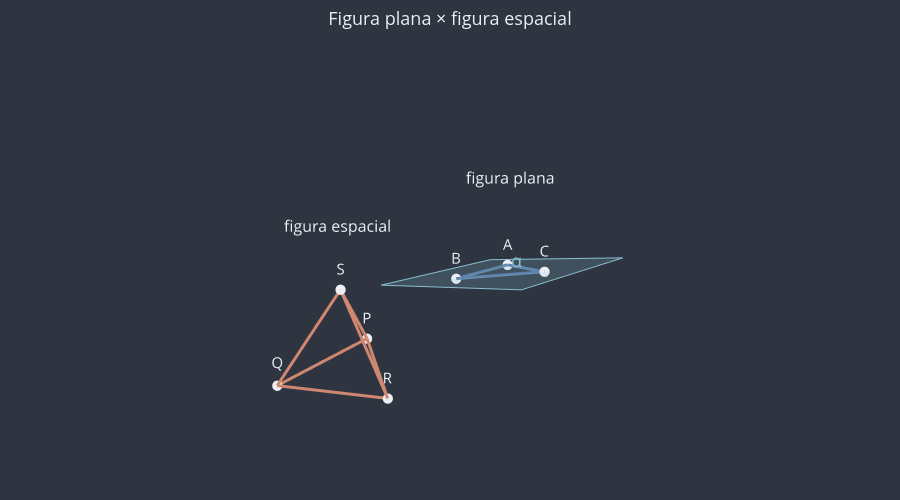

Notebook cell for this chart:
### Markdown cell above
## 1. Do plano para o espaço

Na Geometria Plana (módulo 04), tudo acontecia numa folha de papel: triângulos, circunferências, retas... Todas as figuras cabiam num único plano.

Agora vamos sair da folha. A **Geometria Espacial** estuda figuras que ocupam o espaço: caixas, bolas, pirâmides, latas, e também as posições de pontos, retas e planos uns em relação aos outros.

> 📌 **Definição.** Uma figura é **plana** quando todos os seus pontos pertencem a um mesmo plano. Caso contrário, ela é uma figura **espacial** (ou **não plana**).

A parte da Geometria Espacial que estuda apenas as **posições** (sem medir comprimentos, áreas ou volumes) se chama **Geometria de Posição**. É por ela que começamos.

Veja abaixo um triângulo (figura plana) e uma "pirâmide de base triangular" (figura espacial). Use o mouse para **girar**, **aproximar** e **afastar** a figura.

> 💡 **Dica.** Todas as figuras 3D deste módulo podem ser giradas com o mouse (clique e arraste) e ampliadas com a rolagem. Gire sempre! Muitas coisas que parecem estranhas num desenho parado ficam óbvias quando você muda o ponto de vista.

### Code cell
# Os números dentro das tuplas são só posições para o desenho, no formato (x, y, z).
# Eles não são o assunto deste módulo: servem apenas para dizer ao computador onde
# cada ponto fica.

# Figura plana, à esquerda: o triângulo ABC.
A, B, C = (-5, -1, 0), (-2, -1, 0.5), (-3.5, 1.5, 1)

# Figura espacial, à direita: o tetraedro (pirâmide de base triangular) PQRS.
P, Q, R, S = (2, -1, 0), (5, -1, 0), (3.5, 1.5, 0), (3.5, 0, 2.5)

fig = u3d.criar_figura(titulo="Figura plana × figura espacial")

# O triângulo e o plano α que o contém.
fig = u3d.desenhar_plano_por_tres_pontos(fig, A, B, C, rotulo="α", opacidade=0.2)
for inicio, fim in [(A, B), (B, C), (C, A)]:
    fig = u3d.desenhar_segmento(fig, inicio, fim, cor=u3d.CORES["reta"], espessura=6)
fig = u3d.desenhar_pontos(fig, [A, B, C], rotulos=["A", "B", "C"])

# O tetraedro: seis arestas, sem plano nenhum (não existe um plano com os 4 vértices).
for inicio, fim in [(P, Q), (Q, R), (R, P), (P, S), (Q, S), (R, S)]:
    fig = u3d.desenhar_segmento(
        fig, inicio, fim, cor=u3d.CORES["reta_secundaria"], espessura=6
    )
fig = u3d.desenhar_pontos(fig, [P, Q, R, S], rotulos=["P", "Q", "R", "S"])

fig = u3d.adicionar_rotulo(fig, (-3.5, 0, 3), "figura plana", tamanho=16)
fig = u3d.adicionar_rotulo(fig, (3.5, 0, 3.5), "figura espacial", tamanho=16)
u3d.mostrar(fig)

### Figure 1 — Plotly figure (JSON) as saved in the notebook; plotly's stock layout.template omitted (floating-point values rounded to 4 significant figures)
{"data": [{"color": "#88C0D0", "hoverinfo": "skip", "i": [0, 0], "j": [1, 2], "k": [2, 3], "lighting": {"ambient": 1, "diffuse": 0, "fresnel": 0, "specular": 0}, "opacity": 0.2, "type": "mesh3d", "x": [-6.462, -6.462, -0.5375, -0.5375], "y": [2.843, -2.904, -3.176, 2.571], "z": [0.9091, -0.815, 0.09094, 1.815]}, {"hoverinfo": "skip", "line": {"color": "#88C0D0", "width": 2}, "mode": "lines", "type": "scatter3d", "x": [-6.462, -6.462, -0.5375, -0.5375, -6.462], "y": [2.843, -2.904, -3.176, 2.571, 2.843], "z": [0.9091, -0.815, 0.09094, 1.815, 0.9091]}, {"hoverinfo": "skip", "mode": "text", "text": ["α"], "textfont": {"color": "#88C0D0", "size": 18}, "type": "scatter3d", "x": [-1.13], "y": [2.023], "z": [1.552]}, {"hoverinfo": "skip", "line": {"color": "#5E81AC", "dash": "solid", "width": 6}, "mode": "lines", "type": "scatter3d", "x": [-5, -2], "y": [-1, -1], "z": [0, 0.5]}, {"hoverinfo": "skip", "line": {"color": "#5E81AC", "dash": "solid", "width": 6}, "mode": "lines", "type": "scatter3d", "x": [-2, -3.5], "y": [-1, 1.5], "z": [0.5, 1]}, {"hoverinfo": "skip", "line": {"color": "#5E81AC", "dash": "solid", "width": 6}, "mode": "lines", "type": "scatter3d", "x": [-3.5, -5], "y": [1.5, -1], "z": [1, 0]}, {"hoverinfo": "text", "marker": {"color": "#ECEFF4", "size": 6}, "mode": "markers+text", "text": ["A"], "textfont": {"color": "#ECEFF4", "size": 15}, "textposition": "top center", "type": "scatter3d", "x": [-5], "y": [-1], "z": [0]}, {"hoverinfo": "text", "marker": {"color": "#ECEFF4", "size": 6}, "mode": "markers+text", "text": ["B"], "textfont": {"color": "#ECEFF4", "size": 15}, "textposition": "top center", "type": "scatter3d", "x": [-2], "y": [-1], "z": [0.5]}, {"hoverinfo": "text", "marker": {"color": "#ECEFF4", "size": 6}, "mode": "markers+text", "text": ["C"], "textfont": {"color": "#ECEFF4", "size": 15}, "textposition": "top center", "type": "scatter3d", "x": [-3.5], "y": [1.5], "z": [1]}, {"hoverinfo": "skip", "line": {"color": "#D08770", "dash": "solid", "width": 6}, "mode": "lines", "type": "scatter3d", "x": [2, 5], "y": [-1, -1], "z": [0, 0]}, {"hoverinfo": "skip", "line": {"color": "#D08770", "dash": "solid", "width": 6}, "mode": "lines", "type": "scatter3d", "x": [5, 3.5], "y": [-1, 1.5], "z": [0, 0]}, {"hoverinfo": "skip", "line": {"color": "#D08770", "dash": "solid", "width": 6}, "mode": "lines", "type": "scatter3d", "x": [3.5, 2], "y": [1.5, -1], "z": [0, 0]}, {"hoverinfo": "skip", "line": {"color": "#D08770", "dash": "solid", "width": 6}, "mode": "lines", "type": "scatter3d", "x": [2, 3.5], "y": [-1, 0], "z": [0, 2.5]}, {"hoverinfo": "skip", "line": {"color": "#D08770", "dash": "solid", "width": 6}, "mode": "lines", "type": "scatter3d", "x": [5, 3.5], "y": [-1, 0], "z": [0, 2.5]}, {"hoverinfo": "skip", "line": {"color": "#D08770", "dash": "solid", "width": 6}, "mode": "lines", "type": "scatter3d", "x": [3.5, 3.5], "y": [1.5, 0], "z": [0, 2.5]}, {"hoverinfo": "text", "marker": {"color": "#ECEFF4", "size": 6}, "mode": "markers+text", "text": ["P"], "textfont": {"color": "#ECEFF4", "size": 15}, "textposition": "top center", "type": "scatter3d", "x": [2], "y": [-1], "z": [0]}, {"hoverinfo": "text", "marker": {"color": "#ECEFF4", "size": 6}, "mode": "markers+text", "text": ["Q"], "textfont": {"color": "#ECEFF4", "size": 15}, "textposition": "top center", "type": "scatter3d", "x": [5], "y": [-1], "z": [0]}, {"hoverinfo": "text", "marker": {"color": "#ECEFF4", "size": 6}, "mode": "markers+text", "text": ["R"], "textfont": {"color": "#ECEFF4", "size": 15}, "textposition": "top center", "type": "scatter3d", "x": [3.5], "y": [1.5], "z": [0]}, {"hoverinfo": "text", "marker": {"color": "#ECEFF4", "size": 6}, "mode": "markers+text", "text": ["S"], "textfont": {"color": "#ECEFF4", "size": 15}, "textposition": "top center", "type": "scatter3d", "x": [3.5], "y": [0], "z": [2.5]}, {"hoverinfo": "skip", "mode": "text", "text": ["figura plana"], "textfont": {"color": "#ECEFF4", "size": 16}, "type": "scatter3d", "x": [-3.5], "y": [0], "z": [3]}, {"hoverinfo": "skip", "mode": "text", "text": ["figura espacial"], "textfont": {"color": "#ECEFF4", "size": 16}, "type": "scatter3d", "x": [3.5], "y": [0], "z": [3.5]}], "layout": {"font": {"color": "#ECEFF4", "size": 13}, "height": 500, "margin": {"b": 0, "l": 0, "r": 0, "t": 50}, "paper_bgcolor": "#2E3440", "plot_bgcolor": "#2E3440", "scene": {"aspectmode": "data", "bgcolor": "#2E3440", "camera": {"eye": {"x": 1.6, "y": 1.4, "z": 1}}, "xaxis": {"visible": false}, "yaxis": {"visible": false}, "zaxis": {"visible": false}}, "showlegend": false, "title": {"text": "Figura plana × figura espacial", "x": 0.5}}}
